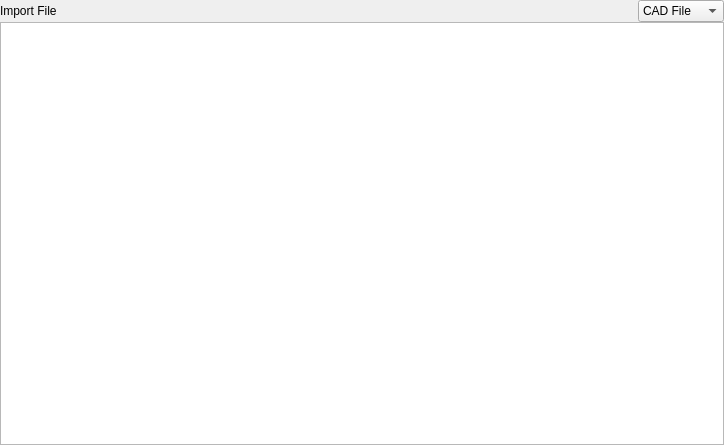
<?xml version="1.0" encoding="UTF-8"?>
<ui version="4.0">
 <class>FileViewer</class>
 <widget class="QWidget" name="FileViewer">
  <property name="geometry">
   <rect>
    <x>0</x>
    <y>0</y>
    <width>724</width>
    <height>445</height>
   </rect>
  </property>
  <layout class="QGridLayout" name="gridLayout">
   <property name="leftMargin">
    <number>0</number>
   </property>
   <property name="topMargin">
    <number>0</number>
   </property>
   <property name="rightMargin">
    <number>0</number>
   </property>
   <property name="bottomMargin">
    <number>0</number>
   </property>
   <property name="spacing">
    <number>0</number>
   </property>
   <item row="0" column="0">
    <widget class="QLabel" name="label_fileViewerTitle">
     <property name="sizePolicy">
      <sizepolicy hsizetype="Preferred" vsizetype="Preferred">
       <horstretch>0</horstretch>
       <verstretch>0</verstretch>
      </sizepolicy>
     </property>
     <property name="text">
      <string>Import File</string>
     </property>
    </widget>
   </item>
   <item row="0" column="1">
    <widget class="QComboBox" name="comboBox_fileViewerFilter">
     <property name="sizePolicy">
      <sizepolicy hsizetype="Fixed" vsizetype="Fixed">
       <horstretch>0</horstretch>
       <verstretch>0</verstretch>
      </sizepolicy>
     </property>
     <item>
      <property name="text">
       <string>CAD File</string>
      </property>
     </item>
     <item>
      <property name="text">
       <string>Robot File</string>
      </property>
     </item>
    </widget>
   </item>
   <item row="1" column="0" colspan="2">
    <widget class="QTreeView" name="treeView_fileViewer"/>
   </item>
  </layout>
 </widget>
 <resources/>
 <connections/>
</ui>
